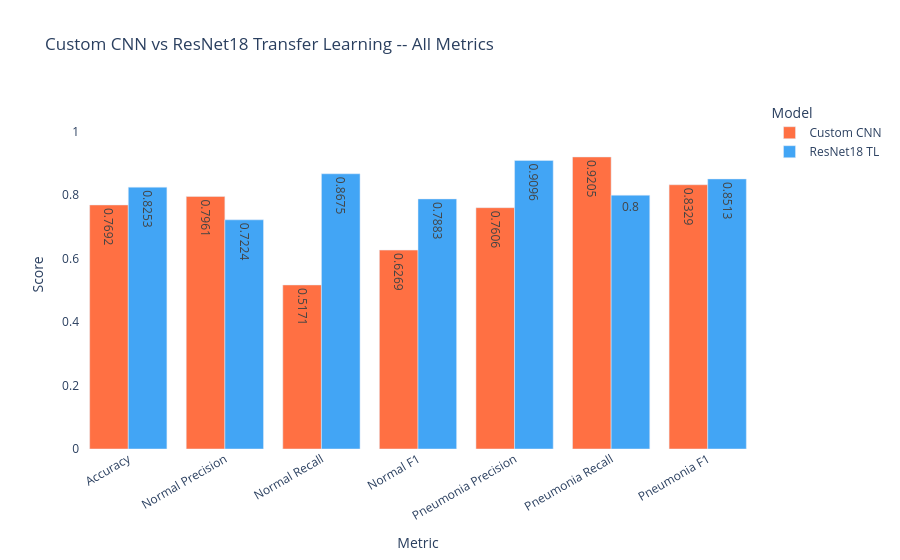

Notebook code for this chart:
### Code cell
# Grouped bar -- all metrics side by side
df_melt = df_compare[['Metric', 'Custom CNN', 'ResNet18 TL']].melt(
    id_vars='Metric', var_name='Model', value_name='Score'
)

fig = px.bar(
    df_melt,
    x='Metric', y='Score', color='Model', barmode='group',
    text_auto=True,
    color_discrete_map={'Custom CNN': '#FF7043', 'ResNet18 TL': '#42A5F5'},
    title='Custom CNN vs ResNet18 Transfer Learning -- All Metrics'
)
fig.update_yaxes(range=[0, 1.1])
fig.update_layout(plot_bgcolor='white', paper_bgcolor='white', xaxis_tickangle=-30)
fig.show()

### Figure 1 — Plotly figure (JSON) as saved in the notebook; plotly's stock layout.template omitted (floating-point values rounded to 4 significant figures)
{"data": [{"alignmentgroup": "True", "hovertemplate": "Model=Custom CNN<br>Metric=%{x}<br>Score=%{y}<extra></extra>", "legendgroup": "Custom CNN", "marker": {"color": "#FF7043", "pattern": {"shape": ""}}, "name": "Custom CNN", "offsetgroup": "Custom CNN", "orientation": "v", "showlegend": true, "textposition": "auto", "texttemplate": "%{y}", "type": "bar", "x": ["Accuracy", "Normal Precision", "Normal Recall", "Normal F1", "Pneumonia Precision", "Pneumonia Recall", "Pneumonia F1"], "xaxis": "x", "y": [0.7692, 0.7961, 0.5171, 0.6269, 0.7606, 0.9205, 0.8329], "yaxis": "y"}, {"alignmentgroup": "True", "hovertemplate": "Model=ResNet18 TL<br>Metric=%{x}<br>Score=%{y}<extra></extra>", "legendgroup": "ResNet18 TL", "marker": {"color": "#42A5F5", "pattern": {"shape": ""}}, "name": "ResNet18 TL", "offsetgroup": "ResNet18 TL", "orientation": "v", "showlegend": true, "textposition": "auto", "texttemplate": "%{y}", "type": "bar", "x": ["Accuracy", "Normal Precision", "Normal Recall", "Normal F1", "Pneumonia Precision", "Pneumonia Recall", "Pneumonia F1"], "xaxis": "x", "y": [0.8253, 0.7224, 0.8675, 0.7883, 0.9096, 0.8, 0.8513], "yaxis": "y"}], "layout": {"barmode": "group", "legend": {"title": {"text": "Model"}, "tracegroupgap": 0}, "paper_bgcolor": "white", "plot_bgcolor": "white", "title": {"text": "Custom CNN vs ResNet18 Transfer Learning -- All Metrics"}, "xaxis": {"anchor": "y", "domain": [0, 1], "tickangle": -30, "title": {"text": "Metric"}}, "yaxis": {"anchor": "x", "domain": [0, 1], "range": [0, 1.1], "title": {"text": "Score"}}}}
